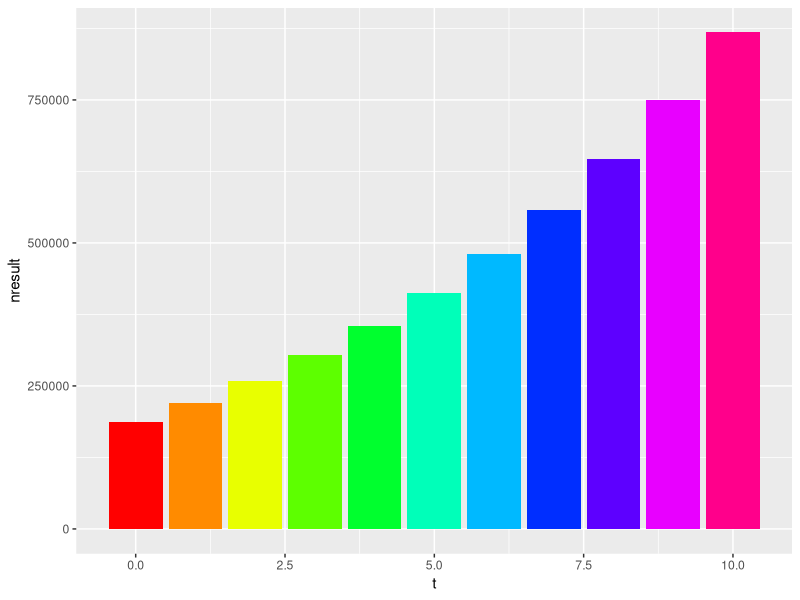
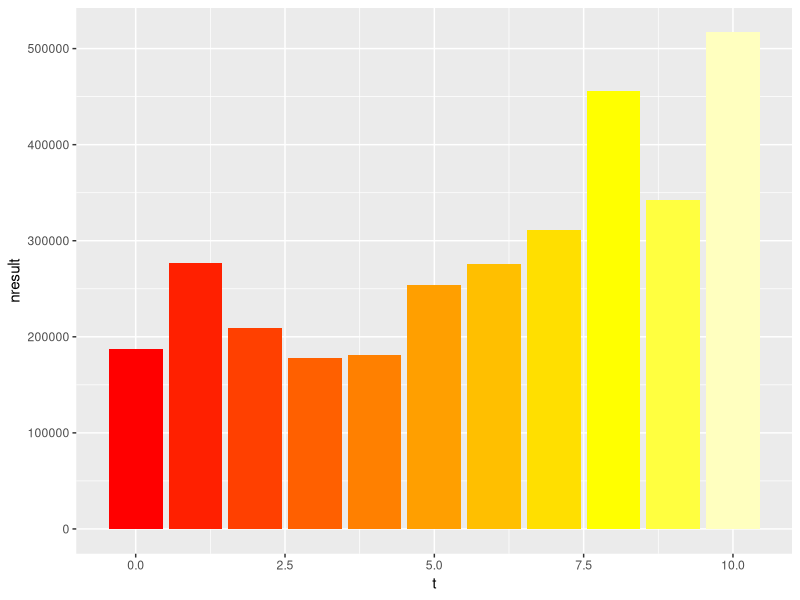
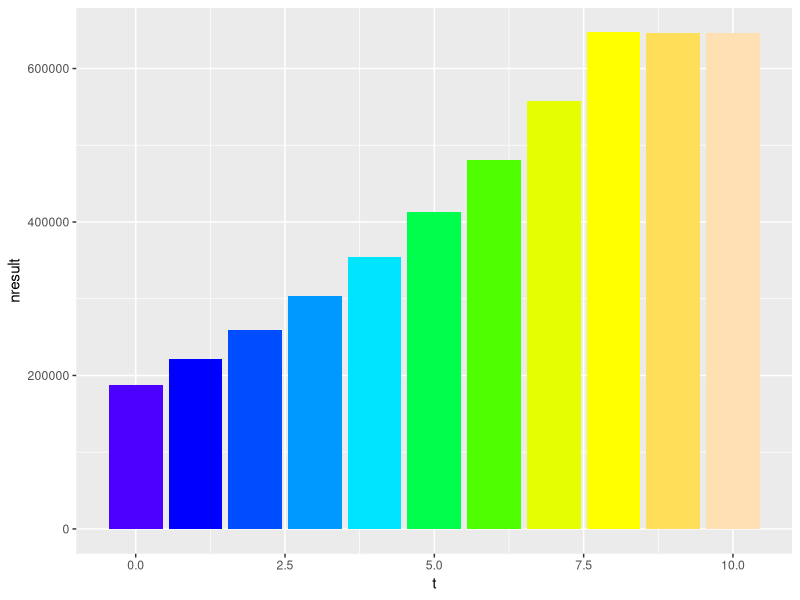

Reproduce these figures in R, in order.
## ---- chunk 1
# Turn off scientific notation
options(scipen=999)

# Define starting values
t <- 0
sales <- 1000000
varcosts <- sales * 0.7
fixcosts <- 50000
bresult <- sales - varcosts - fixcosts
taxes <- bresult * 0.25
nresult <- bresult - taxes

finres <- data.frame(t, sales, varcosts, fixcosts, bresult, taxes, nresult)
finres
## ---- chunk 2
# Define a function for calculating growing end values
growthcalc <- function(startvalue, rate) {
  
  endvalue <- startvalue * (1 + rate)
  return(endvalue)
  
}

# Calculate a growing independent series and combine them in data frame
growth <- 0.15
inflation <- 0.012

for (s in c(1:10)) {
  
  t <- c(t, s)
  sales <- c(sales,
             growthcalc(sales[s],
                        growth)
             )
  fixcosts <- c(fixcosts,
                growthcalc(fixcosts[s],
                           inflation)
                )
  
}

finres <- data.frame(t, sales, fixcosts)

# Calculate dependent series
library(dplyr)
finres <- mutate(finres,
                 varcosts = sales * 0.7,
                 bresult = sales - varcosts - fixcosts,
                 taxes = bresult * 0.25,
                 nresult = bresult - taxes
                 )

# Plot series
library(ggplot2)
ggplot(finres, aes(x = t, y = nresult)) +
  geom_col(fill = rainbow(max(t)+1)) +
  theme(legend.position="none")
  
## ---- chunk 3
# Define starting values
t <- 0
sales <- 1000000
fixcosts <- 50000

# Calculate a growing independent series and combine them in data frame with uncertainty
stdevg <- 0.20
stdevi <- 0.005

for (s in c(1:10)) {
  
  t <- c(t, s)
  sales <- c(sales,
             growthcalc(sales[s],
                        rnorm(1, mean = growth, sd = stdevg)
                        )
             )
  fixcosts <- c(fixcosts,
                growthcalc(fixcosts[s],
                           rnorm(1, mean = inflation, sd = stdevi)
                           )
                )
  
}

finres.uncertain <- data.frame(t, sales, fixcosts)

# Calculate dependent series
finres.uncertain <- mutate(finres.uncertain,
                 varcosts = sales * 0.7,
                 bresult = sales - varcosts - fixcosts,
                 taxes = bresult * 0.25,
                 nresult = bresult - taxes
                 )

# Plot series
ggplot(finres.uncertain, aes(x = t, y = nresult)) +
  geom_col(fill = heat.colors(max(t)+1)) +
  theme(legend.position="none")

## ---- chunk 4
# Function for calculating present values
presval <- function(futurevalue, discountrate, nperiods) {
  
  presentvalue <- futurevalue / (1 + discountrate)^nperiods
  
}

# Calculate present values of net results and add to data frame
discrate <- 0.05
finres.uncertain <- mutate(finres.uncertain,
                 nresult.pres = presval(nresult, discrate, t)
                 )

finres.uncertain

investment <- 3000000
netpresval <- -investment + sum(finres.uncertain$nresult.pres)

## ---- chunk 5
# Define starting values
t <- 0
sales <- 1000000
fixcosts <- 50000
# Define a function for calculating growing end values

# Calculate a growing independent series and combine them in data frame
growth <- c(rep(0.15, 8), rep(0, 2))
inflation <- 0.012

for (s in c(1:10)) {
  
  t <- c(t, s)
  sales <- c(sales,
             growthcalc(sales[s],
                        growth[s])
             )
  fixcosts <- c(fixcosts,
                growthcalc(fixcosts[s],
                           inflation)
                )
  
}

finresa <- data.frame(t, sales, fixcosts)

# Calculate dependent series
library(dplyr)
finresa <- mutate(finresa,
                 varcosts = sales * 0.7,
                 bresult = sales - varcosts - fixcosts,
                 taxes = bresult * 0.25,
                 nresult = bresult - taxes
                 )

# Plot series
library(ggplot2)
ggplot(finresa, aes(x = t, y = nresult)) +
  geom_col(fill = topo.colors(max(t)+1)) +
  theme(legend.position="none")
